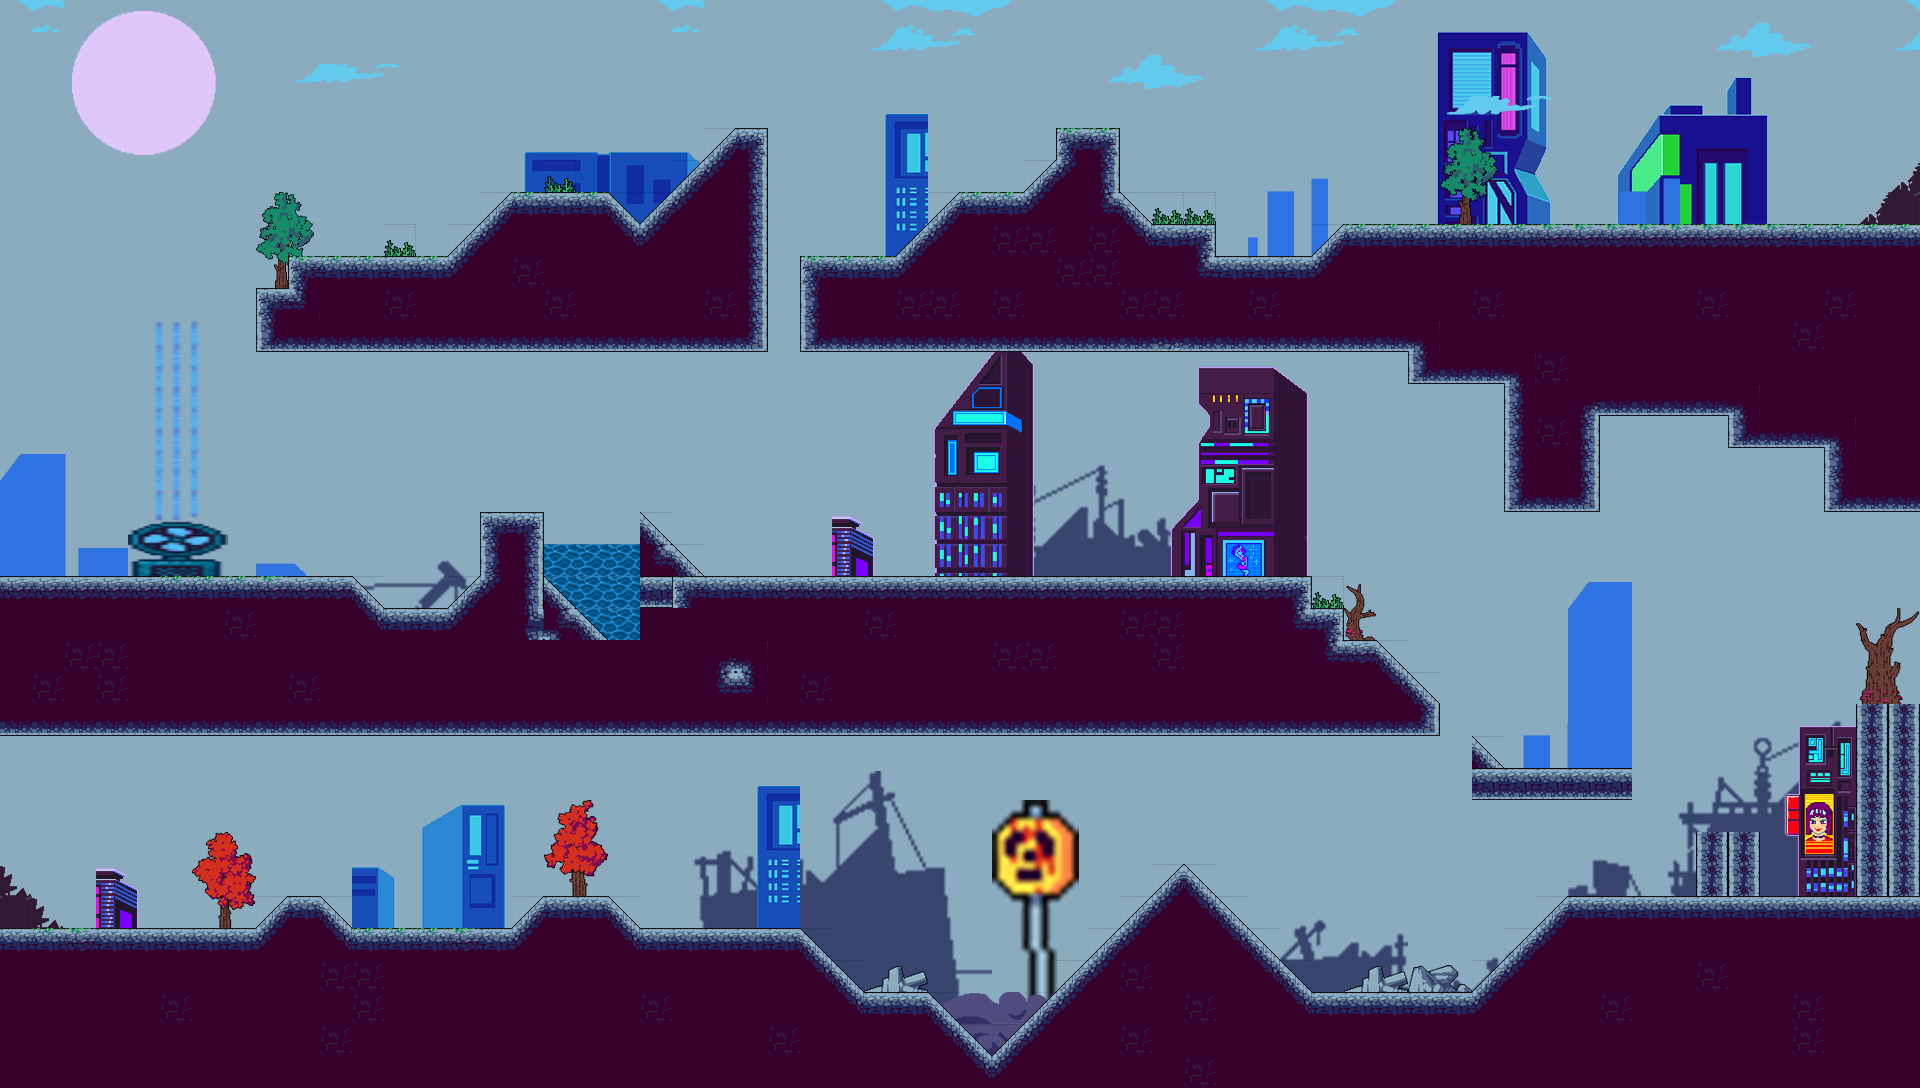

The image is a tile-based game level rendered from a .tmx file. Its description and source (layers, tilesets, objects; grid data summarised) follow:
An orthogonal 60x34 tile map with 32x32 px tiles, 4 tile layers (sky, background 2, background + water + fan, platforms).

<map version="1.10" tiledversion="1.11.2" orientation="orthogonal" renderorder="right-down" width="60" height="34" tilewidth="32" tileheight="32" infinite="0" nextlayerid="6" nextobjectid="1">
 <tileset firstgid="1" source="tileset.tsx" />
 <layer id="2" name="sky" width="60" height="34">
  <data>[2040 cells, 2040 non-empty, 1 distinct tile ids]</data>
 </layer>
 <layer id="4" name="background 2" width="60" height="34">
  <data>[2040 cells, 489 non-empty, 411 distinct tile ids]</data>
 </layer>
 <layer id="3" name="background + water + fan" width="60" height="34">
  <data>[2040 cells, 405 non-empty, 332 distinct tile ids]</data>
 </layer>
 <layer id="1" name="platforms" width="60" height="34">
  <data>[2040 cells, 805 non-empty, 28 distinct tile ids]</data>
 </layer>
</map>